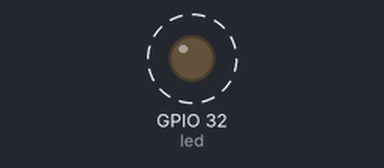
The sketch below on a simulated ESP32. On the bench: output pins drawn as LEDs (lit = HIGH). Dashed ring = blinking.

Above: at 0.5 s.
Timing chart, 0 to 4.6 s (numbered marks = the images above):
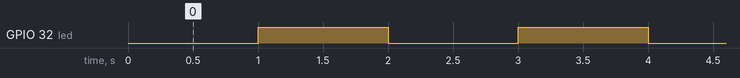

Measured:
- by itself, GPIO 32 (led): alternates HIGH for 1.0 s and LOW for 1.0 s

The sketch:

Lab001.ino
```cpp
hw_timer_t * timer = NULL;  /* create a hardware timer */
int led = 32; /* LED pin */
//Also, interrupt handling routines should only call functions also placed in IRAM
void IRAM_ATTR onTimer(){
  digitalWrite(led, !digitalRead(led));
}

void setup() {
  pinMode(led, OUTPUT);
  /* Use 1st timer of 4 */
  /* 1 tick take 1/(80MHZ/80) = 1us so we set divider 80 and count up */
  timer = timerBegin(0, 80, true);
  /* Attach onTimer function to our timer */
  timerAttachInterrupt(timer, &onTimer, true);
  /* Set alarm to call onTimer function every second 1 tick is 1us  => 1 second is 1000000us */
  /* Repeat the alarm (third parameter) */
  timerAlarmWrite(timer, 1000000, true);
  /* Start an alarm */
  timerAlarmEnable(timer);
}

void loop() {
}
```
